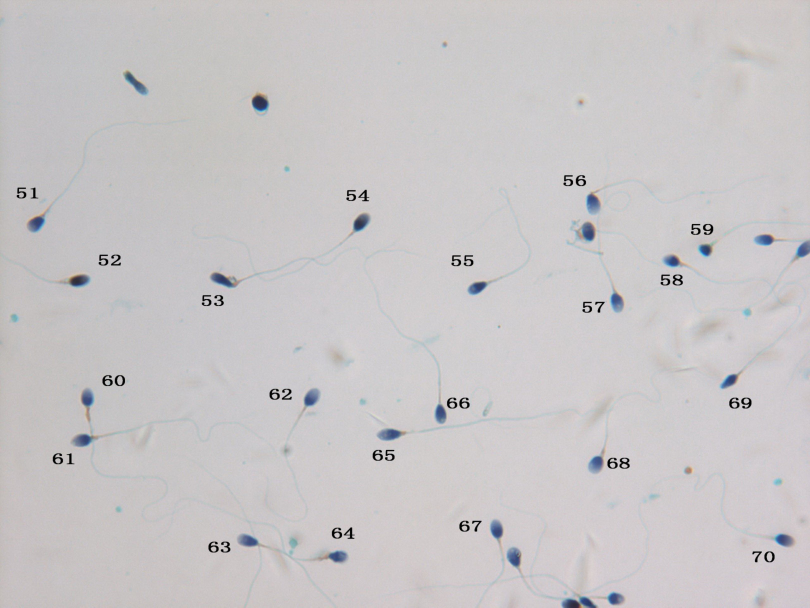
#> input picture 边缘检测/TestDemo1/a1.jpeg, 1620 x 1215 px (shown at 1/2 size)
$ python '不清晰掩盖.py'
#> lines starting #> are read from the running program, lines starting #| are printed output that depends on the picture
import cv2
"""
锐化=原始+（原始 - 模糊）×数量
"""
file_name = 'a1.jpeg'
img = cv2.imread(file_name)
#> img is the input picture: shape (1215, 1620, 3); mean B, G, R 199.2, 197.7, 200.6

img = cv2.resize(img, (0, 0), fx=0.5, fy=0.5)
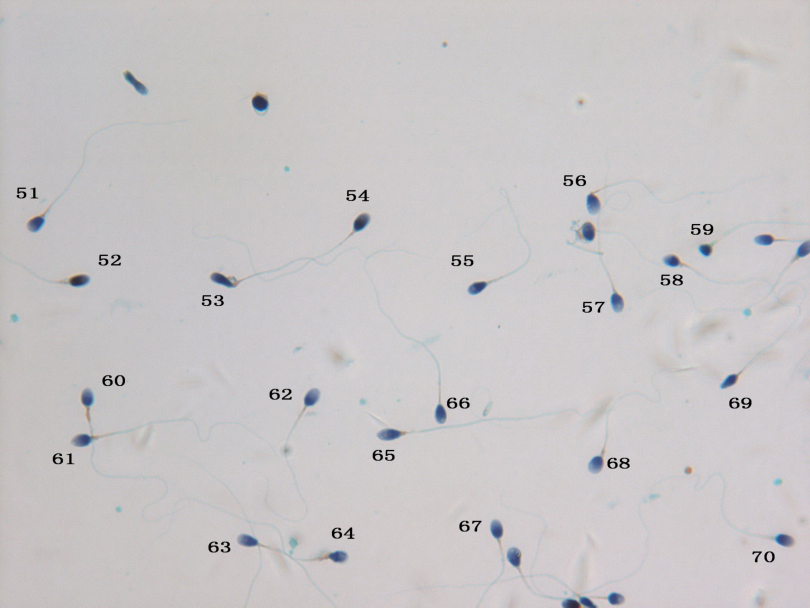
#> img: shape (608, 810, 3); mean B, G, R 199.3, 197.9, 200.8
# --- smoothing the image ---
blur = cv2.GaussianBlur(img, (23, 23), 0)
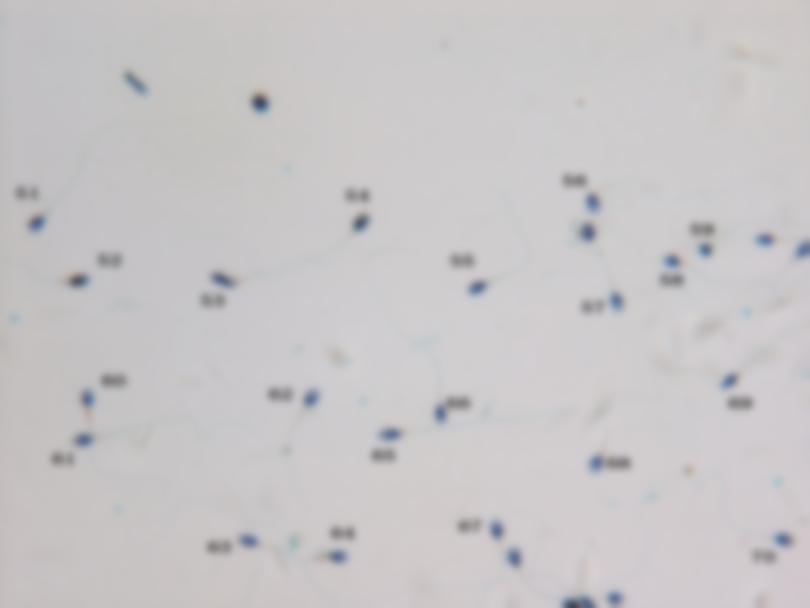
#> blur: shape (608, 810, 3); mean B, G, R 199.3, 197.9, 200.8
# --- applied the formula assuming amount = 1---
img = cv2.add(img[:, :, 1], (img[:, :, 1] - blur[:, :, 1]))
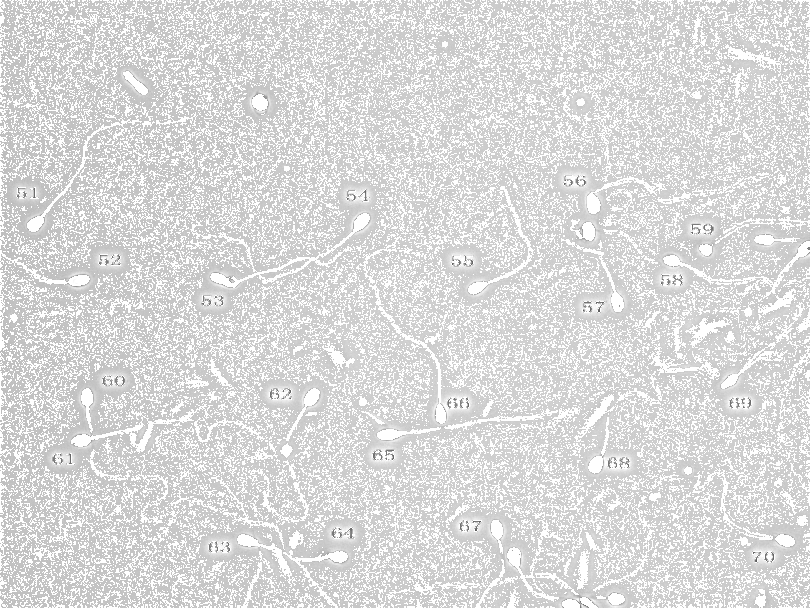
#> img: shape (608, 810); min 89, max 255, mean 219.4

cv2.imshow('sharpened', img)
cv2.waitKey(0)
